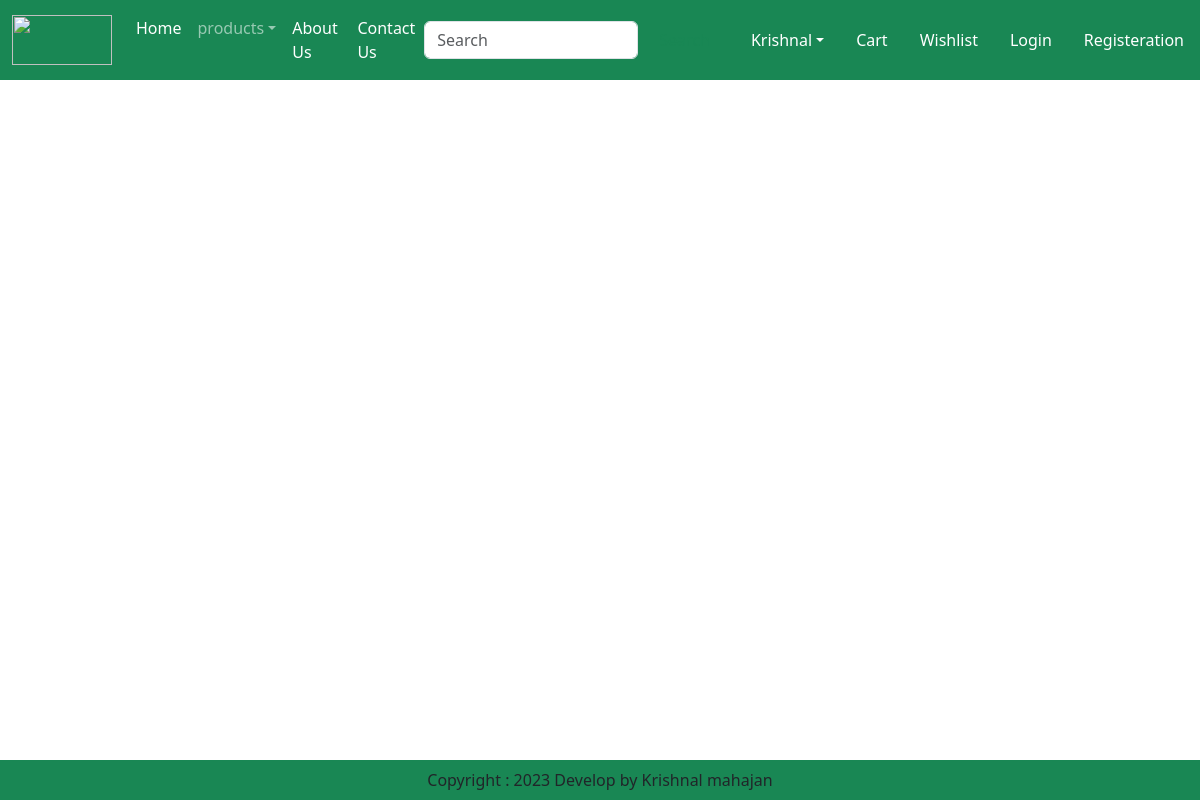
Before: /category/ice with the older database file.
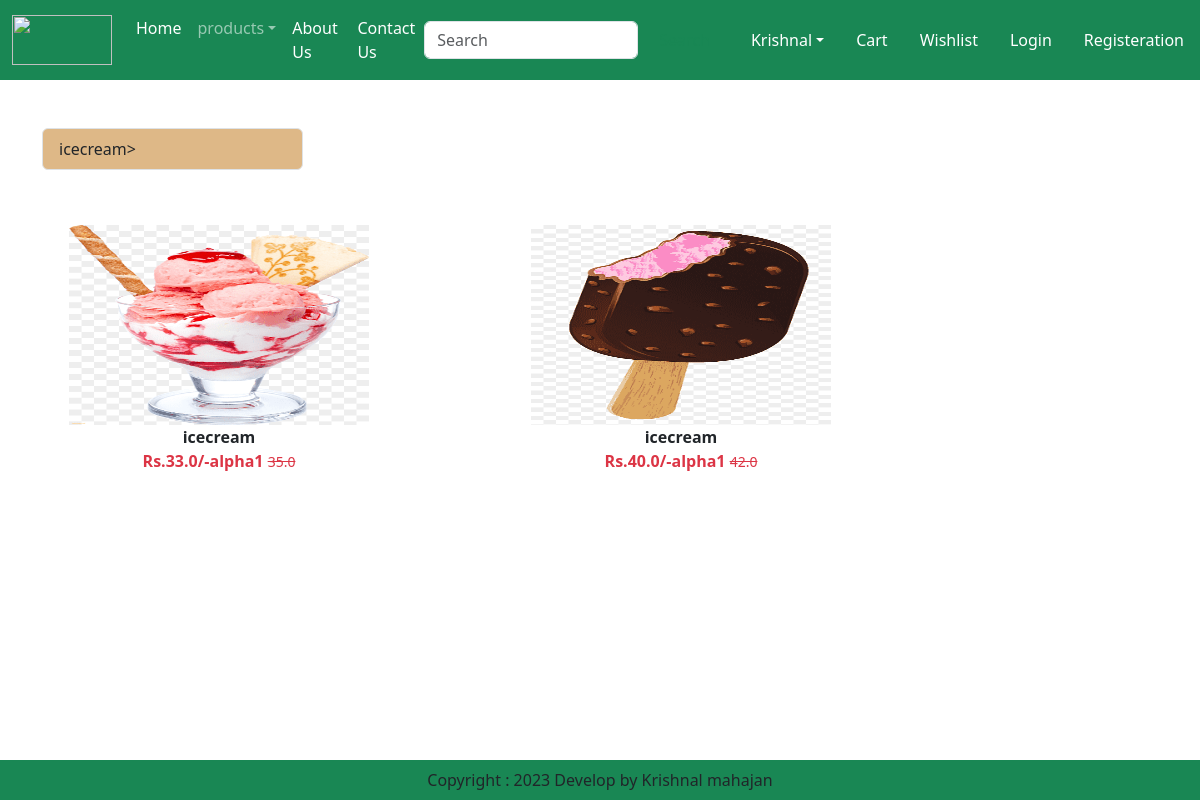
After: the same page with the newer database file.
### app/models.py (models this page shows, shortened)
class Product(models.Model):
    title=models.CharField(max_length=100)
    selling_price=models.FloatField()
    discount_price=models.FloatField()
    description=models.TextField()
    comopstion=models.TextField(default="")
    pradapp=models.TextField()
    category=models.CharField(choices=CATEGORY_CHOICES, max_length=3)
    product_image=models.ImageField(upload_to='product')

### app/views.py (the view)
# urls.py: path("category/<slug:val>",views.Categoriview.as_view(),name="category"),
class  Categoriview(View):
    def get(self,request,val):
        product= Product.objects.filter(category=val)
        title=Product.objects.filter(category=val).values('title').annotate(total=Count('title'))
        return render(request,"app/category.html",locals())

### app/templates/app/category.html (shortened to what this page needs)
{% extends 'app/base.html' %}
{% load static %}
{% block main %}
<div class="container my-5">
    <div class="row">
        <div class="col-sm-3">
            <div class="list-group">
            {% for val in title %}
            <a href="#" style="background-color: burlywood;" class="list-group-item list-group-item-action" aria-current="true
            ">{{val.title}}></a>
            {% endfor %}
            </div>
        </div>
        <div class="col-sm-9"></div>
    </div>
</div>
<div class="col-sm-9">
    <div class="row">
        {% for prod in product %}
        <div class="col text-center mb-4">
            <a href="{% url 'product-detail' prod.id %}" class="btn">
                <div>
                    <img src="{{prod.product_image.url}}" width="300px" height="200px"/>
                    <div class="fw-bold">{{prod.title}}</div>
                    <div class="fw-bold text-danger">
                        Rs.{{prod.discount_price}}/-alpha1
                        <small class="fw-light text-decoration-line-through">{{prod.selling_price}}</small>
                    </div>
                </div>
            </a>
        </div>
        {% endfor %}
    </div>
</div>
{% endblock main %}

Changed rows visible on the page:
added Product: product_image (picture), title "icecream", discount_price "33.0", selling_price "35.0"
added Product: product_image (picture), title "icecream", discount_price "40.0", selling_price "42.0"
Other visible differences:
new list line: "icecream >"
